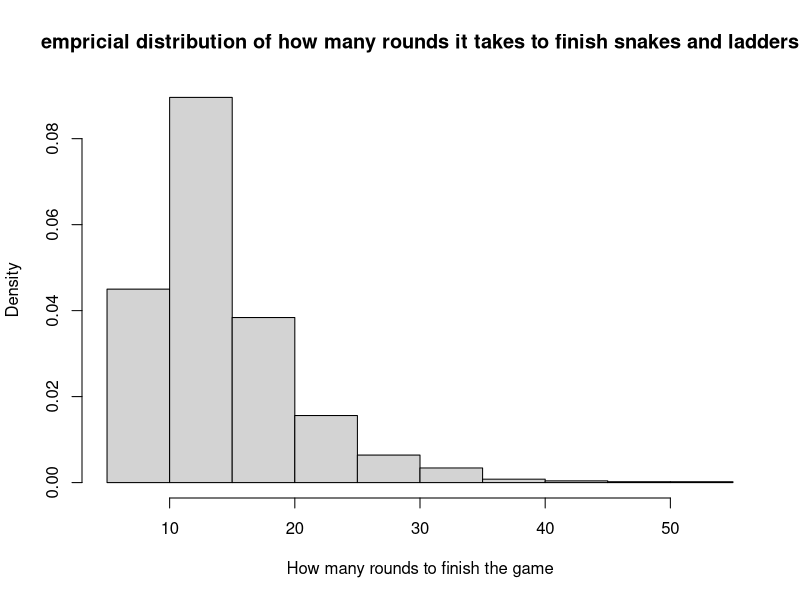
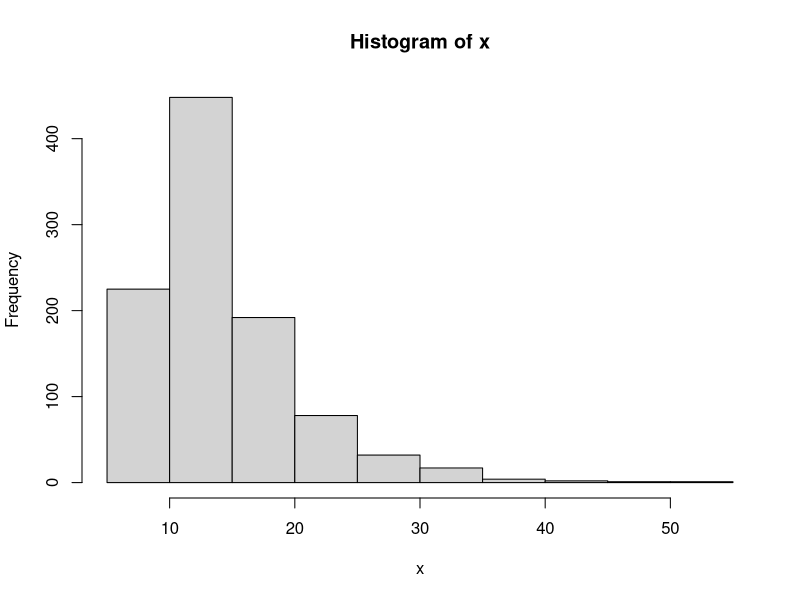
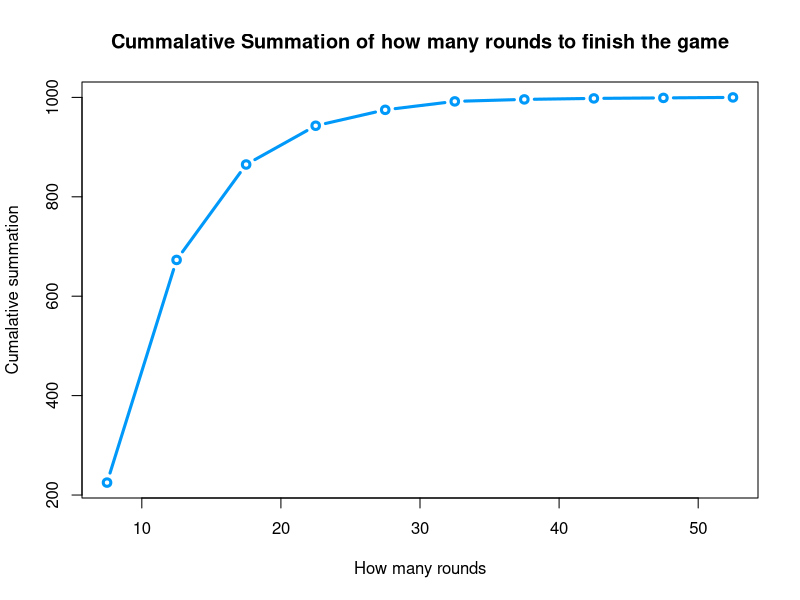

These figures' R source, in order:
## ---- chunk 1
knitr::opts_chunk$set(echo = TRUE)
## ---- chunk 2
snakes_ladders <- function() {
  dice <- 1:6
  total <- 1
  board<- 1:36
  length(board)
  counter <- 0
  while(total <= length(board)-1) {
  
    roll <- sample(dice, size = 1)
    counter <- counter + 1
    vector <- c(1,2,16,4,7,6,7,8,9,10,11,2,13,11,25,16,
                4,20,19,20,32,23,24,25,26,27,28,29,30,19,32,33,34,22,36)
    if (total + roll > length(board)) {
      next
    } else total <- total + roll
     
    vector[total]
    }
return(counter)}
## ---- chunk 3
x <- c()
nsim <- 1000
for (i in 1:nsim){
  counter<-snakes_ladders()
  x <- append(x, counter)
}

## ---- chunk 4
  hist(x,freq = FALSE,xlab = 'How many rounds to finish the game', ylab = 'Density', main ='empricial distribution of how many rounds it takes to finish snakes and ladders')


## ---- chunk 5

x.hist <- hist(x)
mid_point_x <- c()
for (i in 1:length(x.hist$breaks)-1){
  mid_point_x[i] <- (x.hist$breaks[i] + x.hist$breaks[i+1])/2
}
plot(mid_point_x,cumsum(x.hist$counts),type ='b', ylab ='Cumalative summation',xlab = 'How many rounds', main = 'Cummalative Summation of how many rounds to finish the game', col = '#0099f9', lty = 1, lwd = 3)
